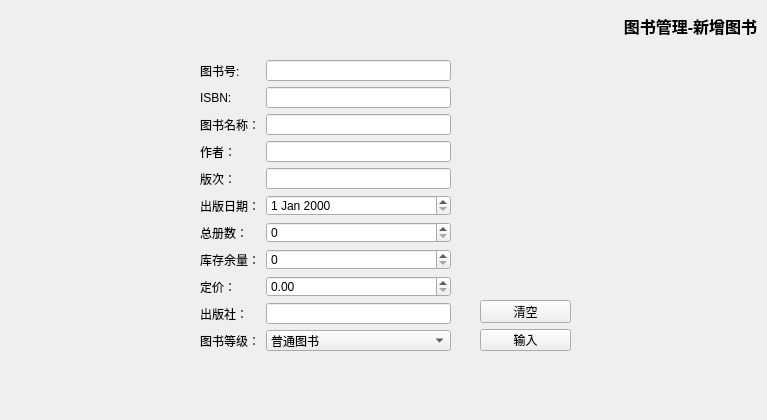
<?xml version="1.0" encoding="UTF-8"?>
<ui version="4.0">
    <class>BookAddForm</class>
    <widget class="QWidget" name="BookAddForm">
        <property name="geometry">
            <rect>
                <x>0</x>
                <y>0</y>
                <width>767</width>
                <height>420</height>
            </rect>
        </property>
        <property name="windowTitle">
            <string>Form</string>
        </property>
        <widget class="QLabel" name="labelTitleAddBook">
            <property name="geometry">
                <rect>
                    <x>620</x>
                    <y>10</y>
                    <width>141</width>
                    <height>31</height>
                </rect>
            </property>
            <property name="font">
                <font>
                    <pointsize>12</pointsize>
                    <bold>true</bold>
                </font>
            </property>
            <property name="text">
                <string>图书管理-新增图书</string>
            </property>
            <property name="alignment">
                <set>Qt::AlignmentFlag::AlignCenter</set>
            </property>
        </widget>
        <widget class="QWidget" name="formLayoutWidget_4">
            <property name="geometry">
                <rect>
                    <x>200</x>
                    <y>60</y>
                    <width>251</width>
                    <height>291</height>
                </rect>
            </property>
            <layout class="QFormLayout" name="formLayout_4">
                <item row="0" column="0">
                    <widget class="QLabel" name="labelBookId">
                        <property name="text">
                            <string>图书号:</string>
                        </property>
                    </widget>
                </item>
                <item row="0" column="1">
                    <widget class="QLineEdit" name="editBookId">
                        <property name="maxLength">
                            <number>8</number>
                        </property>
                    </widget>
                </item>
                <item row="1" column="0">
                    <widget class="QLabel" name="labelBookISBN">
                        <property name="text">
                            <string>ISBN:</string>
                        </property>
                    </widget>
                </item>
                <item row="1" column="1">
                    <widget class="QLineEdit" name="editBookISBN">
                        <property name="maxLength">
                            <number>13</number>
                        </property>
                    </widget>
                </item>
                <item row="2" column="0">
                    <widget class="QLabel" name="labelBookName">
                        <property name="text">
                            <string>图书名称：</string>
                        </property>
                    </widget>
                </item>
                <item row="2" column="1">
                    <widget class="QLineEdit" name="editBookName">
                        <property name="maxLength">
                            <number>50</number>
                        </property>
                    </widget>
                </item>
                <item row="3" column="0">
                    <widget class="QLabel" name="labelBookAuthor">
                        <property name="text">
                            <string>作者：</string>
                        </property>
                    </widget>
                </item>
                <item row="3" column="1">
                    <widget class="QLineEdit" name="editBookAuthor">
                        <property name="maxLength">
                            <number>50</number>
                        </property>
                    </widget>
                </item>
                <item row="4" column="0">
                    <widget class="QLabel" name="labelBookEdition">
                        <property name="text">
                            <string>版次：</string>
                        </property>
                    </widget>
                </item>
                <item row="4" column="1">
                    <widget class="QLineEdit" name="editBookEdition">
                        <property name="maxLength">
                            <number>20</number>
                        </property>
                    </widget>
                </item>
                <item row="5" column="0">
                    <widget class="QLabel" name="labelBookPubDate">
                        <property name="text">
                            <string>出版日期：</string>
                        </property>
                    </widget>
                </item>
                <item row="5" column="1">
                    <widget class="QDateEdit" name="editBookPubDate"/>
                </item>
                <item row="6" column="0">
                    <widget class="QLabel" name="labelBookTotal">
                        <property name="text">
                            <string>总册数：</string>
                        </property>
                    </widget>
                </item>
                <item row="6" column="1">
                    <widget class="QSpinBox" name="editBookTotal">
                        <property name="maximum">
                            <number>999</number>
                        </property>
                    </widget>
                </item>
                <item row="7" column="0">
                    <widget class="QLabel" name="labelBookRemain">
                        <property name="text">
                            <string>库存余量：</string>
                        </property>
                    </widget>
                </item>
                <item row="7" column="1">
                    <widget class="QSpinBox" name="editBookRemain">
                        <property name="maximum">
                            <number>999</number>
                        </property>
                    </widget>
                </item>
                <item row="8" column="0">
                    <widget class="QLabel" name="labelBookPrice">
                        <property name="text">
                            <string>定价：</string>
                        </property>
                    </widget>
                </item>
                <item row="8" column="1">
                    <widget class="QDoubleSpinBox" name="editBookPrice">
                        <property name="maximum">
                            <double>99999.990000000005239</double>
                        </property>
                    </widget>
                </item>
                <item row="9" column="0">
                    <widget class="QLabel" name="labelBookPublisher">
                        <property name="text">
                            <string>出版社：</string>
                        </property>
                    </widget>
                </item>
                <item row="9" column="1">
                    <widget class="QLineEdit" name="editBookPublisher">
                        <property name="maxLength">
                            <number>50</number>
                        </property>
                    </widget>
                </item>
                <item row="10" column="0">
                    <widget class="QLabel" name="labelBookLevel">
                        <property name="text">
                            <string>图书等级：</string>
                        </property>
                    </widget>
                </item>
                <item row="10" column="1">
                    <widget class="QComboBox" name="editBookLevel">
                        <item>
                            <property name="text">
                                <string>普通图书</string>
                            </property>
                        </item>
                        <item>
                            <property name="text">
                                <string>珍贵图书</string>
                            </property>
                        </item>
                    </widget>
                </item>
            </layout>
        </widget>
        <widget class="QWidget" name="layoutWidget">
            <property name="geometry">
                <rect>
                    <x>480</x>
                    <y>300</y>
                    <width>91</width>
                    <height>51</height>
                </rect>
            </property>
            <layout class="QVBoxLayout" name="verticalLayout_2">
                <item>
                    <widget class="QPushButton" name="pBtnAddBookClear">
                        <property name="text">
                            <string>清空</string>
                        </property>
                    </widget>
                </item>
                <item>
                    <widget class="QPushButton" name="pBtnAddBookSubmit">
                        <property name="text">
                            <string>输入</string>
                        </property>
                    </widget>
                </item>
            </layout>
        </widget>
    </widget>
    <resources/>
    <connections/>
</ui>
